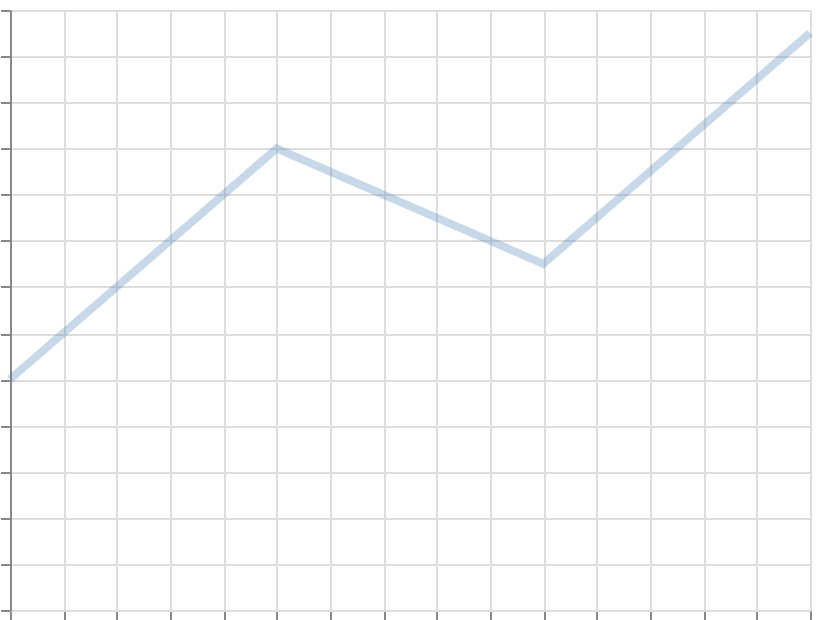

This figure's Vega-Lite source:
### Vega specification from a JSON file in a GitHub repository (floating-point values rounded to 4 significant figures)
{"$schema": "https://vega.github.io/schema/vega/v6.json", "width": 400, "height": 300, "padding": 5, "autosize": "none", "data": [{"name": "table", "values": [{"x": 0, "y": 10}, {"x": 1, "y": 20}, {"x": 2, "y": 15}, {"x": 3, "y": 25}]}], "scales": [{"name": "x", "type": "linear", "domain": {"data": "table", "field": "x"}, "range": "width", "nice": true}, {"name": "y", "type": "linear", "domain": {"data": "table", "field": "y"}, "range": [{"signal": "height"}, 0], "nice": true}], "marks": [{"type": "line", "from": {"data": "table"}, "encode": {"update": {"x": {"scale": "x", "field": "x"}, "y": {"scale": "y", "field": "y"}, "stroke": {"value": "steelblue"}, "strokeWidth": {"value": 4}, "strokeOpacity": {"value": 0.3}}}}], "axes": [{"scale": "x", "orient": "bottom", "grid": true, "labels": false}, {"scale": "y", "orient": "left", "grid": true, "labels": false}]}
